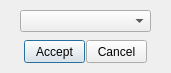
<?xml version="1.0" encoding="UTF-8"?>
<ui version="4.0">
 <class>UICAddChampionDialog</class>
 <widget class="QDialog" name="UICAddChampionDialog">
  <property name="geometry">
   <rect>
    <x>0</x>
    <y>0</y>
    <width>171</width>
    <height>73</height>
   </rect>
  </property>
  <property name="sizePolicy">
   <sizepolicy hsizetype="Preferred" vsizetype="Preferred">
    <horstretch>0</horstretch>
    <verstretch>0</verstretch>
   </sizepolicy>
  </property>
  <property name="minimumSize">
   <size>
    <width>171</width>
    <height>73</height>
   </size>
  </property>
  <property name="maximumSize">
   <size>
    <width>171</width>
    <height>73</height>
   </size>
  </property>
  <property name="windowTitle">
   <string>Add Champion</string>
  </property>
  <widget class="QPushButton" name="btn_accept">
   <property name="geometry">
    <rect>
     <x>24</x>
     <y>40</y>
     <width>61</width>
     <height>23</height>
    </rect>
   </property>
   <property name="text">
    <string>Accept</string>
   </property>
  </widget>
  <widget class="QComboBox" name="comboBox">
   <property name="geometry">
    <rect>
     <x>20</x>
     <y>10</y>
     <width>131</width>
     <height>22</height>
    </rect>
   </property>
  </widget>
  <widget class="QPushButton" name="btn_cancel">
   <property name="geometry">
    <rect>
     <x>86</x>
     <y>40</y>
     <width>61</width>
     <height>23</height>
    </rect>
   </property>
   <property name="text">
    <string>Cancel</string>
   </property>
  </widget>
 </widget>
 <layoutdefault spacing="6" margin="11"/>
 <resources/>
 <connections/>
</ui>
